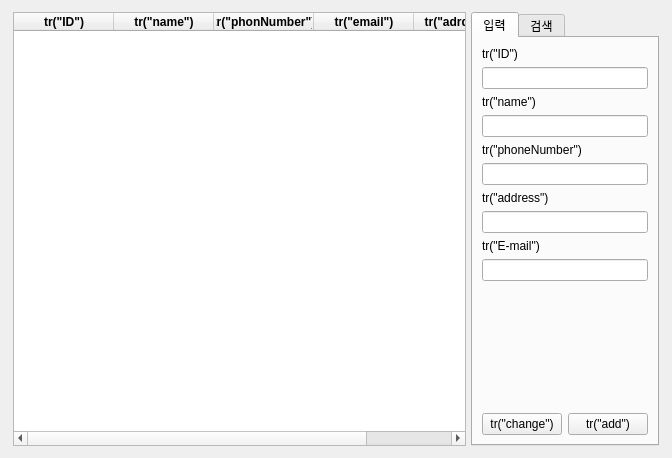
<?xml version="1.0" encoding="UTF-8"?>
<ui version="4.0">
 <class>clientManager</class>
 <widget class="QWidget" name="clientManager">
  <property name="geometry">
   <rect>
    <x>0</x>
    <y>0</y>
    <width>672</width>
    <height>458</height>
   </rect>
  </property>
  <property name="windowTitle">
   <string>Form</string>
  </property>
  <layout class="QHBoxLayout" name="horizontalLayout">
   <item>
    <layout class="QHBoxLayout" name="horizontalLayout_2" stretch="12,0,4">
     <property name="spacing">
      <number>0</number>
     </property>
     <property name="leftMargin">
      <number>2</number>
     </property>
     <property name="topMargin">
      <number>1</number>
     </property>
     <property name="rightMargin">
      <number>2</number>
     </property>
     <property name="bottomMargin">
      <number>1</number>
     </property>
     <item>
      <widget class="QTableWidget" name="tableWidget">
       <attribute name="horizontalHeaderStretchLastSection">
        <bool>true</bool>
       </attribute>
       <column>
        <property name="text">
         <string>tr(&quot;ID&quot;)</string>
        </property>
        <property name="font">
         <font>
          <bold>true</bold>
         </font>
        </property>
       </column>
       <column>
        <property name="text">
         <string>tr(&quot;name&quot;)</string>
        </property>
        <property name="font">
         <font>
          <bold>true</bold>
         </font>
        </property>
       </column>
       <column>
        <property name="text">
         <string>tr(&quot;phonNumber&quot;)</string>
        </property>
        <property name="font">
         <font>
          <bold>true</bold>
         </font>
        </property>
       </column>
       <column>
        <property name="text">
         <string>tr(&quot;email&quot;)</string>
        </property>
        <property name="font">
         <font>
          <bold>true</bold>
         </font>
        </property>
       </column>
       <column>
        <property name="text">
         <string>tr(&quot;adrdress&quot;)</string>
        </property>
        <property name="font">
         <font>
          <bold>true</bold>
         </font>
        </property>
       </column>
      </widget>
     </item>
     <item>
      <spacer name="horizontalSpacer">
       <property name="orientation">
        <enum>Qt::Horizontal</enum>
       </property>
       <property name="sizeType">
        <enum>QSizePolicy::Minimum</enum>
       </property>
       <property name="sizeHint" stdset="0">
        <size>
         <width>5</width>
         <height>18</height>
        </size>
       </property>
      </spacer>
     </item>
     <item>
      <widget class="QTabWidget" name="tabWidget_2">
       <property name="currentIndex">
        <number>0</number>
       </property>
       <widget class="QWidget" name="m_customerAddTab">
        <attribute name="title">
         <string>입력</string>
        </attribute>
        <layout class="QHBoxLayout" name="horizontalLayout_5">
         <item>
          <layout class="QVBoxLayout" name="verticalLayout_7">
           <item>
            <layout class="QVBoxLayout" name="verticalLayout_3">
             <item>
              <widget class="QLabel" name="label_2">
               <property name="sizePolicy">
                <sizepolicy hsizetype="Expanding" vsizetype="Maximum">
                 <horstretch>0</horstretch>
                 <verstretch>0</verstretch>
                </sizepolicy>
               </property>
               <property name="text">
                <string>tr(&quot;ID&quot;)</string>
               </property>
              </widget>
             </item>
             <item>
              <widget class="QLineEdit" name="lineEdit_2">
               <property name="readOnly">
                <bool>true</bool>
               </property>
              </widget>
             </item>
            </layout>
           </item>
           <item>
            <layout class="QVBoxLayout" name="verticalLayout_2">
             <property name="sizeConstraint">
              <enum>QLayout::SetDefaultConstraint</enum>
             </property>
             <item>
              <widget class="QLabel" name="label">
               <property name="sizePolicy">
                <sizepolicy hsizetype="Expanding" vsizetype="Maximum">
                 <horstretch>0</horstretch>
                 <verstretch>0</verstretch>
                </sizepolicy>
               </property>
               <property name="text">
                <string>tr(&quot;name&quot;)</string>
               </property>
              </widget>
             </item>
             <item>
              <widget class="QLineEdit" name="lineEdit"/>
             </item>
            </layout>
           </item>
           <item>
            <layout class="QVBoxLayout" name="verticalLayout_4">
             <item>
              <widget class="QLabel" name="label_3">
               <property name="sizePolicy">
                <sizepolicy hsizetype="Expanding" vsizetype="Maximum">
                 <horstretch>0</horstretch>
                 <verstretch>0</verstretch>
                </sizepolicy>
               </property>
               <property name="text">
                <string>tr(&quot;phoneNumber&quot;)</string>
               </property>
              </widget>
             </item>
             <item>
              <widget class="QLineEdit" name="lineEdit_3"/>
             </item>
            </layout>
           </item>
           <item>
            <layout class="QVBoxLayout" name="verticalLayout_5">
             <item>
              <widget class="QLabel" name="label_4">
               <property name="sizePolicy">
                <sizepolicy hsizetype="Expanding" vsizetype="Maximum">
                 <horstretch>0</horstretch>
                 <verstretch>0</verstretch>
                </sizepolicy>
               </property>
               <property name="text">
                <string>tr(&quot;address&quot;)</string>
               </property>
              </widget>
             </item>
             <item>
              <widget class="QLineEdit" name="lineEdit_4"/>
             </item>
            </layout>
           </item>
           <item>
            <layout class="QVBoxLayout" name="verticalLayout_6">
             <item>
              <widget class="QLabel" name="label_5">
               <property name="sizePolicy">
                <sizepolicy hsizetype="Expanding" vsizetype="Maximum">
                 <horstretch>0</horstretch>
                 <verstretch>0</verstretch>
                </sizepolicy>
               </property>
               <property name="text">
                <string>tr(&quot;E-mail&quot;)</string>
               </property>
              </widget>
             </item>
             <item>
              <widget class="QLineEdit" name="lineEdit_5"/>
             </item>
            </layout>
           </item>
           <item>
            <spacer name="verticalSpacer">
             <property name="orientation">
              <enum>Qt::Vertical</enum>
             </property>
             <property name="sizeHint" stdset="0">
              <size>
               <width>20</width>
               <height>40</height>
              </size>
             </property>
            </spacer>
           </item>
           <item>
            <layout class="QHBoxLayout" name="horizontalLayout_4">
             <property name="sizeConstraint">
              <enum>QLayout::SetNoConstraint</enum>
             </property>
             <item>
              <widget class="QPushButton" name="pushButton">
               <property name="text">
                <string>tr(&quot;change&quot;)</string>
               </property>
              </widget>
             </item>
             <item>
              <spacer name="horizontalSpacer_2">
               <property name="orientation">
                <enum>Qt::Horizontal</enum>
               </property>
               <property name="sizeType">
                <enum>QSizePolicy::Maximum</enum>
               </property>
               <property name="sizeHint" stdset="0">
                <size>
                 <width>13</width>
                 <height>21</height>
                </size>
               </property>
              </spacer>
             </item>
             <item>
              <widget class="QPushButton" name="pushButton_2">
               <property name="text">
                <string>tr(&quot;add&quot;)</string>
               </property>
              </widget>
             </item>
            </layout>
           </item>
          </layout>
         </item>
        </layout>
       </widget>
       <widget class="QWidget" name="m_customerSerchTab">
        <attribute name="title">
         <string>검색</string>
        </attribute>
        <layout class="QHBoxLayout" name="horizontalLayout_7">
         <item>
          <layout class="QVBoxLayout" name="verticalLayout_8">
           <item>
            <widget class="QLabel" name="label_11">
             <property name="text">
              <string>tr(&quot;searchElements&quot;)</string>
             </property>
            </widget>
           </item>
           <item>
            <widget class="QComboBox" name="comboBox">
             <item>
              <property name="text">
               <string>tr(&quot;name&quot;)</string>
              </property>
             </item>
             <item>
              <property name="text">
               <string>tr(&quot;ID&quot;)</string>
              </property>
             </item>
             <item>
              <property name="text">
               <string>tr(&quot;phoneNumber&quot;)</string>
              </property>
             </item>
             <item>
              <property name="text">
               <string>tr(&quot;address&quot;)</string>
              </property>
             </item>
             <item>
              <property name="text">
               <string>tr(&quot;E-mail&quot;)</string>
              </property>
             </item>
            </widget>
           </item>
           <item>
            <spacer name="verticalSpacer_3">
             <property name="orientation">
              <enum>Qt::Vertical</enum>
             </property>
             <property name="sizeType">
              <enum>QSizePolicy::Fixed</enum>
             </property>
             <property name="sizeHint" stdset="0">
              <size>
               <width>20</width>
               <height>10</height>
              </size>
             </property>
            </spacer>
           </item>
           <item>
            <layout class="QVBoxLayout" name="verticalLayout_9">
             <property name="sizeConstraint">
              <enum>QLayout::SetDefaultConstraint</enum>
             </property>
             <item>
              <layout class="QVBoxLayout" name="verticalLayout_10">
               <item>
                <widget class="QLabel" name="label_7">
                 <property name="sizePolicy">
                  <sizepolicy hsizetype="Expanding" vsizetype="Maximum">
                   <horstretch>0</horstretch>
                   <verstretch>0</verstretch>
                  </sizepolicy>
                 </property>
                 <property name="text">
                  <string>tr(&quot;ID&quot;)</string>
                 </property>
                </widget>
               </item>
               <item>
                <widget class="QLineEdit" name="lineEdit_7">
                 <property name="readOnly">
                  <bool>false</bool>
                 </property>
                </widget>
               </item>
              </layout>
             </item>
             <item>
              <widget class="QLabel" name="label_6">
               <property name="sizePolicy">
                <sizepolicy hsizetype="Expanding" vsizetype="Maximum">
                 <horstretch>0</horstretch>
                 <verstretch>0</verstretch>
                </sizepolicy>
               </property>
               <property name="text">
                <string>tr(&quot;name&quot;)</string>
               </property>
              </widget>
             </item>
             <item>
              <widget class="QLineEdit" name="lineEdit_6"/>
             </item>
            </layout>
           </item>
           <item>
            <layout class="QVBoxLayout" name="verticalLayout_11">
             <item>
              <widget class="QLabel" name="label_8">
               <property name="sizePolicy">
                <sizepolicy hsizetype="Expanding" vsizetype="Maximum">
                 <horstretch>0</horstretch>
                 <verstretch>0</verstretch>
                </sizepolicy>
               </property>
               <property name="text">
                <string>tr(&quot;phoneNumber&quot;)</string>
               </property>
              </widget>
             </item>
             <item>
              <widget class="QLineEdit" name="lineEdit_8"/>
             </item>
            </layout>
           </item>
           <item>
            <layout class="QVBoxLayout" name="verticalLayout_12">
             <item>
              <widget class="QLabel" name="label_9">
               <property name="sizePolicy">
                <sizepolicy hsizetype="Expanding" vsizetype="Maximum">
                 <horstretch>0</horstretch>
                 <verstretch>0</verstretch>
                </sizepolicy>
               </property>
               <property name="text">
                <string>tr(&quot;address&quot;)</string>
               </property>
              </widget>
             </item>
             <item>
              <widget class="QLineEdit" name="lineEdit_9"/>
             </item>
            </layout>
           </item>
           <item>
            <layout class="QVBoxLayout" name="verticalLayout_13">
             <item>
              <widget class="QLabel" name="label_10">
               <property name="sizePolicy">
                <sizepolicy hsizetype="Expanding" vsizetype="Maximum">
                 <horstretch>0</horstretch>
                 <verstretch>0</verstretch>
                </sizepolicy>
               </property>
               <property name="text">
                <string>tr(&quot;E-mail&quot;)</string>
               </property>
              </widget>
             </item>
             <item>
              <widget class="QLineEdit" name="lineEdit_10"/>
             </item>
            </layout>
           </item>
           <item>
            <spacer name="verticalSpacer_2">
             <property name="orientation">
              <enum>Qt::Vertical</enum>
             </property>
             <property name="sizeType">
              <enum>QSizePolicy::Expanding</enum>
             </property>
             <property name="sizeHint" stdset="0">
              <size>
               <width>20</width>
               <height>40</height>
              </size>
             </property>
            </spacer>
           </item>
           <item>
            <widget class="QPushButton" name="pushButton_3">
             <property name="text">
              <string>tr(&quot;search&quot;)</string>
             </property>
            </widget>
           </item>
          </layout>
         </item>
        </layout>
       </widget>
      </widget>
     </item>
    </layout>
   </item>
  </layout>
 </widget>
 <resources/>
 <connections/>
</ui>
